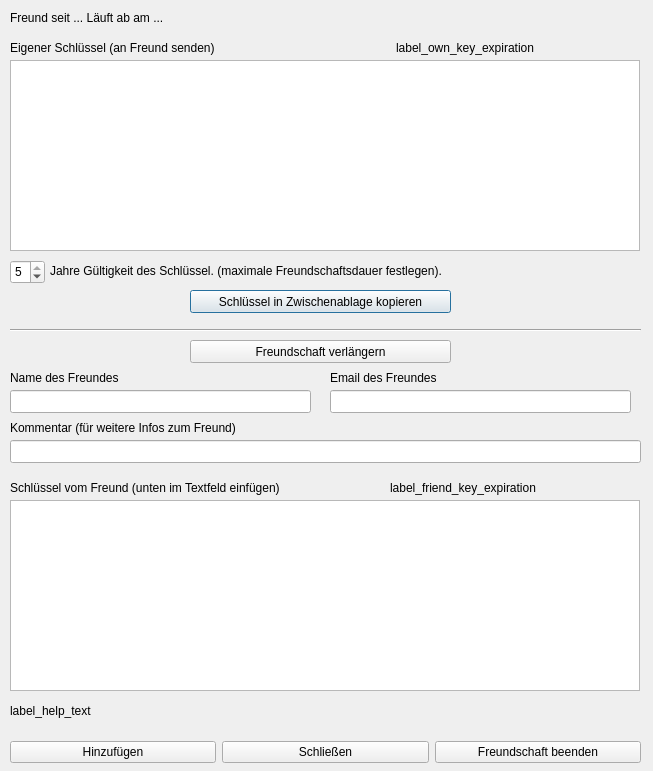
<?xml version="1.0" encoding="UTF-8"?>
<ui version="4.0">
 <class>DialogFriendship</class>
 <widget class="QDialog" name="DialogFriendship">
  <property name="geometry">
   <rect>
    <x>0</x>
    <y>0</y>
    <width>653</width>
    <height>771</height>
   </rect>
  </property>
  <property name="windowTitle">
   <string>Freund hinzufügen</string>
  </property>
  <widget class="QTextBrowser" name="textBrowser_ownkey">
   <property name="geometry">
    <rect>
     <x>10</x>
     <y>60</y>
     <width>630</width>
     <height>191</height>
    </rect>
   </property>
   <property name="font">
    <font>
     <family>FreeMono</family>
     <pointsize>11</pointsize>
     <kerning>false</kerning>
    </font>
   </property>
  </widget>
  <widget class="QLabel" name="label_own_key">
   <property name="geometry">
    <rect>
     <x>10</x>
     <y>40</y>
     <width>361</width>
     <height>16</height>
    </rect>
   </property>
   <property name="text">
    <string>Eigener Schlüssel (an Freund senden)</string>
   </property>
  </widget>
  <widget class="QTextEdit" name="textEdit_friendskey">
   <property name="geometry">
    <rect>
     <x>10</x>
     <y>500</y>
     <width>630</width>
     <height>191</height>
    </rect>
   </property>
   <property name="font">
    <font>
     <family>FreeMono</family>
     <pointsize>11</pointsize>
    </font>
   </property>
  </widget>
  <widget class="QLabel" name="label_enter_friends_key">
   <property name="geometry">
    <rect>
     <x>10</x>
     <y>480</y>
     <width>381</width>
     <height>16</height>
    </rect>
   </property>
   <property name="text">
    <string>Schlüssel vom Freund (unten im Textfeld einfügen)</string>
   </property>
  </widget>
  <widget class="Line" name="line">
   <property name="geometry">
    <rect>
     <x>10</x>
     <y>320</y>
     <width>631</width>
     <height>20</height>
    </rect>
   </property>
   <property name="orientation">
    <enum>Qt::Horizontal</enum>
   </property>
  </widget>
  <widget class="QLineEdit" name="lineEdit_friends_name">
   <property name="geometry">
    <rect>
     <x>10</x>
     <y>390</y>
     <width>301</width>
     <height>23</height>
    </rect>
   </property>
  </widget>
  <widget class="QLineEdit" name="lineEdit_friends_comment">
   <property name="geometry">
    <rect>
     <x>10</x>
     <y>440</y>
     <width>631</width>
     <height>23</height>
    </rect>
   </property>
  </widget>
  <widget class="QLabel" name="label">
   <property name="geometry">
    <rect>
     <x>10</x>
     <y>370</y>
     <width>151</width>
     <height>16</height>
    </rect>
   </property>
   <property name="text">
    <string>Name des Freundes</string>
   </property>
  </widget>
  <widget class="QLabel" name="label_4">
   <property name="geometry">
    <rect>
     <x>10</x>
     <y>420</y>
     <width>351</width>
     <height>16</height>
    </rect>
   </property>
   <property name="text">
    <string>Kommentar (für weitere Infos zum Freund)</string>
   </property>
  </widget>
  <widget class="QLabel" name="label_friendhip_date_info">
   <property name="geometry">
    <rect>
     <x>10</x>
     <y>10</y>
     <width>551</width>
     <height>16</height>
    </rect>
   </property>
   <property name="text">
    <string>Freund seit ... Läuft ab am ...</string>
   </property>
  </widget>
  <widget class="QSpinBox" name="spinBox_friendship_years">
   <property name="geometry">
    <rect>
     <x>10</x>
     <y>260</y>
     <width>35</width>
     <height>24</height>
    </rect>
   </property>
   <property name="minimum">
    <number>1</number>
   </property>
   <property name="maximum">
    <number>5</number>
   </property>
   <property name="value">
    <number>5</number>
   </property>
  </widget>
  <widget class="QLabel" name="label_help_text">
   <property name="geometry">
    <rect>
     <x>10</x>
     <y>690</y>
     <width>631</width>
     <height>41</height>
    </rect>
   </property>
   <property name="text">
    <string>label_help_text</string>
   </property>
   <property name="wordWrap">
    <bool>true</bool>
   </property>
  </widget>
  <widget class="QPushButton" name="pushButton_copy_ownkey_to_clipboard">
   <property name="geometry">
    <rect>
     <x>190</x>
     <y>290</y>
     <width>261</width>
     <height>23</height>
    </rect>
   </property>
   <property name="text">
    <string>Schlüssel in Zwischenablage kopieren</string>
   </property>
  </widget>
  <widget class="QLabel" name="label_own_key_expiration">
   <property name="geometry">
    <rect>
     <x>396</x>
     <y>40</y>
     <width>241</width>
     <height>16</height>
    </rect>
   </property>
   <property name="text">
    <string>label_own_key_expiration</string>
   </property>
  </widget>
  <widget class="QLabel" name="label_friend_key_expiration">
   <property name="geometry">
    <rect>
     <x>390</x>
     <y>480</y>
     <width>241</width>
     <height>16</height>
    </rect>
   </property>
   <property name="text">
    <string>label_friend_key_expiration</string>
   </property>
  </widget>
  <widget class="QLabel" name="label_6">
   <property name="geometry">
    <rect>
     <x>330</x>
     <y>370</y>
     <width>151</width>
     <height>16</height>
    </rect>
   </property>
   <property name="text">
    <string>Email des Freundes</string>
   </property>
  </widget>
  <widget class="QLineEdit" name="lineEdit_friends_email">
   <property name="geometry">
    <rect>
     <x>330</x>
     <y>390</y>
     <width>301</width>
     <height>23</height>
    </rect>
   </property>
  </widget>
  <widget class="QPushButton" name="pushButton_extend_friendship">
   <property name="geometry">
    <rect>
     <x>190</x>
     <y>340</y>
     <width>261</width>
     <height>23</height>
    </rect>
   </property>
   <property name="text">
    <string>Freundschaft verlängern</string>
   </property>
  </widget>
  <widget class="QWidget" name="layoutWidget">
   <property name="geometry">
    <rect>
     <x>10</x>
     <y>740</y>
     <width>631</width>
     <height>25</height>
    </rect>
   </property>
   <layout class="QHBoxLayout" name="horizontalLayout_3">
    <item>
     <widget class="QPushButton" name="pushButton_add_renew_friendship">
      <property name="text">
       <string>Hinzufügen</string>
      </property>
     </widget>
    </item>
    <item>
     <widget class="QPushButton" name="pushButton_close">
      <property name="text">
       <string>Schließen</string>
      </property>
     </widget>
    </item>
    <item>
     <widget class="QPushButton" name="pushButton_cancel_friendship">
      <property name="text">
       <string>Freundschaft beenden</string>
      </property>
     </widget>
    </item>
   </layout>
  </widget>
  <widget class="QLabel" name="label_years_of_validity">
   <property name="geometry">
    <rect>
     <x>50</x>
     <y>260</y>
     <width>561</width>
     <height>21</height>
    </rect>
   </property>
   <property name="text">
    <string>Jahre Gültigkeit des Schlüssel. (maximale Freundschaftsdauer festlegen).</string>
   </property>
   <property name="alignment">
    <set>Qt::AlignLeading|Qt::AlignLeft|Qt::AlignVCenter</set>
   </property>
   <property name="wordWrap">
    <bool>true</bool>
   </property>
  </widget>
 </widget>
 <resources/>
 <connections/>
</ui>
